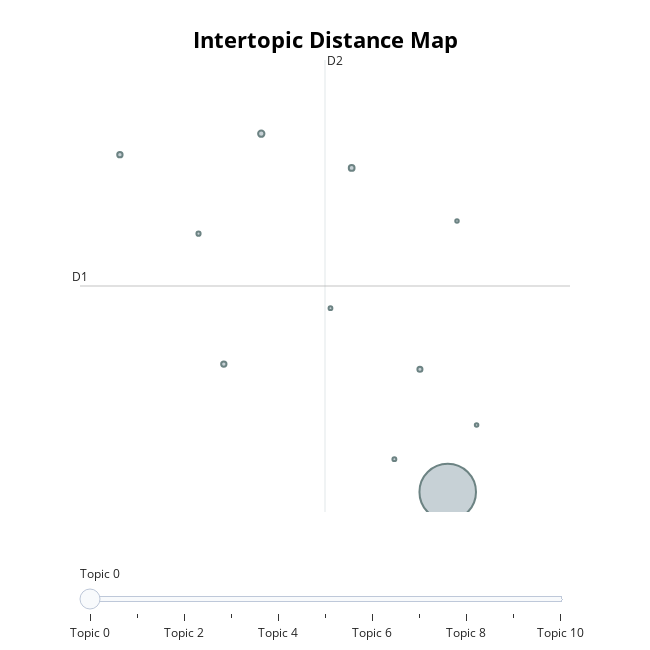

Notebook cell for this chart:
### Code cell
topic_model.visualize_topics()

### Figure 1 — Plotly figure (JSON) as saved in the notebook; plotly's stock layout.template omitted (floating-point values rounded to 4 significant figures)
{"data": [{"customdata": [[0, "trying | use | anon | need | told", 43647], [1, "conspiracy group | movement conspiracy | conspiracy theory | influence inside | tech conspiracy", 545], [2, "uninformed white | stupidity uninformed | maybe evidence | evidence reckoning | underestimate stupidity", 455], [3, "confab oppose | host confab | oppose square | hotel host | confab", 392], [4, "movement objectivity | objectivity | objectivity accepted | subjective socially | cultural subjective", 388], [5, "podium tell | history credibility | trump chance | credibility | credibility entire", 352], [6, "laden trump | trump endorsed | original trump | endorsed loving | laden studied", 239], [7, "conspiracy covered | pushing conspiracy | conspiracy theorist | shilling fox | conspiracy", 209], [8, "common sense | buddy pentagon | number buddy | better number | intelligence common", 199], [9, "note maxwell | maxwell incentive | local radio | yesterday tail | registration little", 171], [10, "arrest summarily | sincerely intelligence | execute bud | execute sincerely | trump accused", 165]], "hovertemplate": "<b>Topic %{customdata[0]}</b><br>%{customdata[1]}<br>Size: %{customdata[2]}", "legendgroup": "", "marker": {"color": "#B0BEC5", "line": {"color": "DarkSlateGrey", "width": 2}, "size": [43647, 545, 455, 392, 388, 352, 239, 209, 199, 171, 165], "sizemode": "area", "sizeref": 27.28, "symbol": "circle"}, "mode": "markers", "name": "", "orientation": "v", "showlegend": false, "type": "scatter", "x": [6.682, 4.584, 5.601, 2.993, 4.163, 6.37, 3.878, 6.082, 5.363, 7.007, 6.787], "xaxis": "x", "y": [1.249, 4.618, 4.296, 4.42, 2.452, 2.404, 3.678, 1.559, 2.978, 1.879, 3.797], "yaxis": "y"}], "layout": {"annotations": [{"showarrow": false, "text": "D1", "x": 2.544, "y": 3.186, "yshift": 10}, {"showarrow": false, "text": "D2", "x": 5.301, "xshift": 10, "y": 5.31}], "height": 650, "hoverlabel": {"bgcolor": "white", "font": {"family": "Rockwell", "size": 16}}, "legend": {"itemsizing": "constant", "tracegroupgap": 0}, "margin": {"t": 60}, "shapes": [{"line": {"color": "#CFD8DC", "width": 2}, "type": "line", "x0": 5.301, "x1": 5.301, "y0": 1.062, "y1": 5.31}, {"line": {"color": "#9E9E9E", "width": 2}, "type": "line", "x0": 2.544, "x1": 8.059, "y0": 3.186, "y1": 3.186}], "sliders": [{"active": 0, "pad": {"t": 50}, "steps": [{"args": [{"marker.color": [["red", "#B0BEC5", "#B0BEC5", "#B0BEC5", "#B0BEC5", "#B0BEC5", "#B0BEC5", "#B0BEC5", "#B0BEC5", "#B0BEC5", "#B0BEC5"]]}], "label": "Topic 0", "method": "update"}, {"args": [{"marker.color": [["#B0BEC5", "red", "#B0BEC5", "#B0BEC5", "#B0BEC5", "#B0BEC5", "#B0BEC5", "#B0BEC5", "#B0BEC5", "#B0BEC5", "#B0BEC5"]]}], "label": "Topic 1", "method": "update"}, {"args": [{"marker.color": [["#B0BEC5", "#B0BEC5", "red", "#B0BEC5", "#B0BEC5", "#B0BEC5", "#B0BEC5", "#B0BEC5", "#B0BEC5", "#B0BEC5", "#B0BEC5"]]}], "label": "Topic 2", "method": "update"}, {"args": [{"marker.color": [["#B0BEC5", "#B0BEC5", "#B0BEC5", "red", "#B0BEC5", "#B0BEC5", "#B0BEC5", "#B0BEC5", "#B0BEC5", "#B0BEC5", "#B0BEC5"]]}], "label": "Topic 3", "method": "update"}, {"args": [{"marker.color": [["#B0BEC5", "#B0BEC5", "#B0BEC5", "#B0BEC5", "red", "#B0BEC5", "#B0BEC5", "#B0BEC5", "#B0BEC5", "#B0BEC5", "#B0BEC5"]]}], "label": "Topic 4", "method": "update"}, {"args": [{"marker.color": [["#B0BEC5", "#B0BEC5", "#B0BEC5", "#B0BEC5", "#B0BEC5", "red", "#B0BEC5", "#B0BEC5", "#B0BEC5", "#B0BEC5", "#B0BEC5"]]}], "label": "Topic 5", "method": "update"}, {"args": [{"marker.color": [["#B0BEC5", "#B0BEC5", "#B0BEC5", "#B0BEC5", "#B0BEC5", "#B0BEC5", "red", "#B0BEC5", "#B0BEC5", "#B0BEC5", "#B0BEC5"]]}], "label": "Topic 6", "method": "update"}, {"args": [{"marker.color": [["#B0BEC5", "#B0BEC5", "#B0BEC5", "#B0BEC5", "#B0BEC5", "#B0BEC5", "#B0BEC5", "red", "#B0BEC5", "#B0BEC5", "#B0BEC5"]]}], "label": "Topic 7", "method": "update"}, {"args": [{"marker.color": [["#B0BEC5", "#B0BEC5", "#B0BEC5", "#B0BEC5", "#B0BEC5", "#B0BEC5", "#B0BEC5", "#B0BEC5", "red", "#B0BEC5", "#B0BEC5"]]}], "label": "Topic 8", "method": "update"}, {"args": [{"marker.color": [["#B0BEC5", "#B0BEC5", "#B0BEC5", "#B0BEC5", "#B0BEC5", "#B0BEC5", "#B0BEC5", "#B0BEC5", "#B0BEC5", "red", "#B0BEC5"]]}], "label": "Topic 9", "method": "update"}, {"args": [{"marker.color": [["#B0BEC5", "#B0BEC5", "#B0BEC5", "#B0BEC5", "#B0BEC5", "#B0BEC5", "#B0BEC5", "#B0BEC5", "#B0BEC5", "#B0BEC5", "red"]]}], "label": "Topic 10", "method": "update"}]}], "title": {"font": {"color": "Black", "size": 22}, "text": "<b>Intertopic Distance Map</b>", "x": 0.5, "xanchor": "center", "y": 0.95, "yanchor": "top"}, "width": 650, "xaxis": {"anchor": "y", "domain": [0, 1], "range": [2.544, 8.059], "title": {"text": ""}, "visible": false}, "yaxis": {"anchor": "x", "domain": [0, 1], "range": [1.062, 5.31], "title": {"text": ""}, "visible": false}}}
